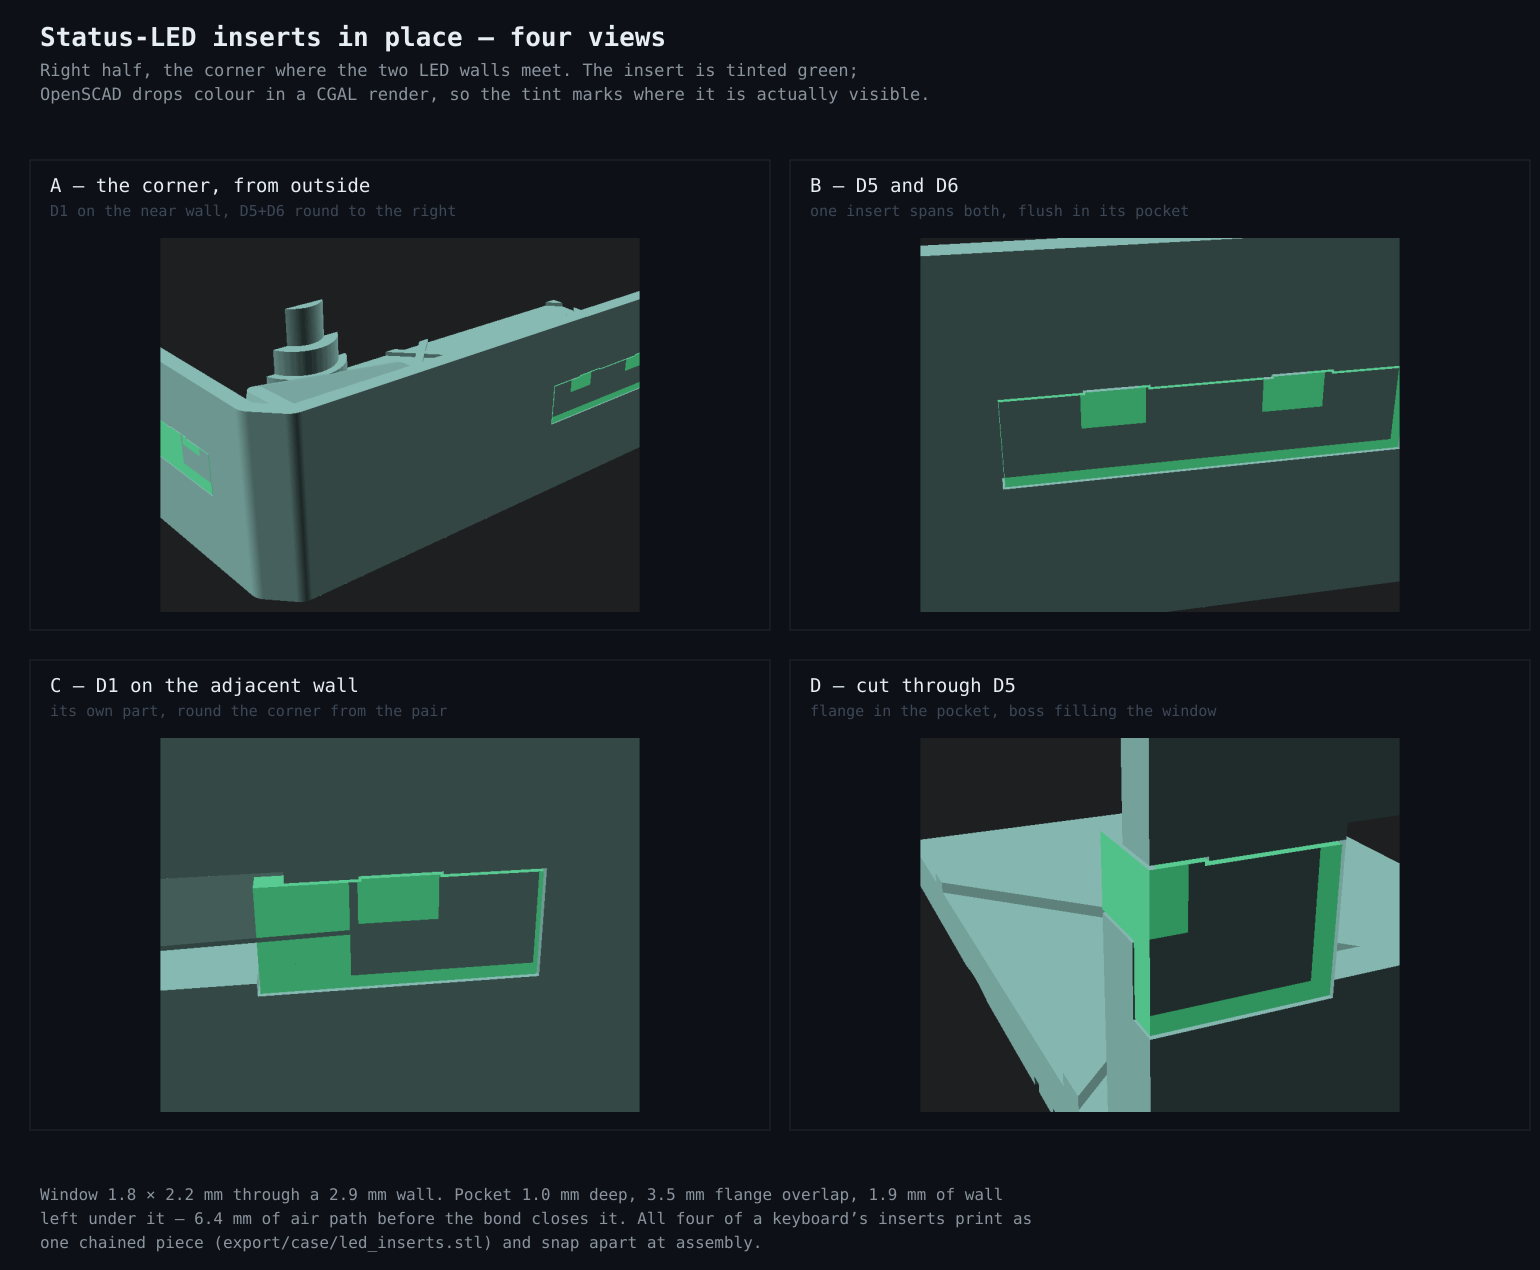

Here is the Python script that generated this plot:
import sys, subprocess
REPO = subprocess.run(['git','rev-parse','--show-toplevel'], cwd='/home/user/PolyKybd',
                      capture_output=True, text=True, check=True).stdout.strip()
sys.path.insert(0, f'{REPO}/.claude/skills/explain-geometry-figure')
from figlib import Fig, C
S = '<renders>'

f = Fig(1540, 1270)
f.title('Status-LED inserts in place — four views',
        'Right half, the corner where the two LED walls meet. The insert is tinted green;',
        'OpenSCAD drops colour in a CGAL render, so the tint marks where it is actually visible.')

PW, PH = 740, 470
IW, IH = 704, 374
def put(px, py, img, label, note):
    f.panel(px, py, PW, PH, label, note)
    f.image(f'{S}/{img}', px + 18, py + 78, IW, IH, clip=(px, py, PW, PH))

put(30,  160, 'A_t.png', 'A — the corner, from outside',
    'D1 on the near wall, D5+D6 round to the right')
put(790, 160, 'B_t.png', 'B — D5 and D6',
    'one insert spans both, flush in its pocket')
put(30,  660, 'C_t.png', 'C — D1 on the adjacent wall',
    'its own part, round the corner from the pair')
put(790, 660, 'D_t.png', 'D — cut through D5',
    'flange in the pocket, boss filling the window')

f.footer('Window 1.8 × 2.2 mm through a 2.9 mm wall. Pocket 1.0 mm deep, 3.5 mm flange overlap, 1.9 mm of wall',
         'left under it — 6.4 mm of air path before the bond closes it. All four of a keyboard’s inserts print as',
         'one chained piece (export/case/led_inserts.stl) and snap apart at assembly.')
f.save(f'{REPO}/RoHS/led-insert-views.svg'); f.png()
print('ok')
